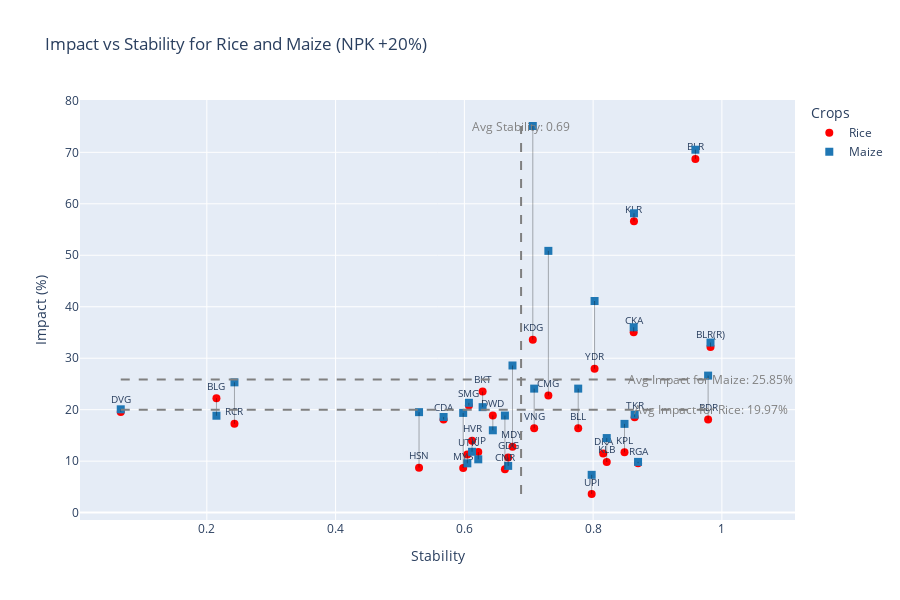

The notebook cell saved with this chart:
### Code cell
import plotly.graph_objects as go
import numpy as np
import pandas as pd

def Calculate_and_visualize_2D(Working_Directory, adj_matrix_np, crop1, crop2, perturbation, what, visualize=True):
    # Normalize capabilities for all three crops
    capability_1 = normalize_list(Working_Directory[f'{crop1[0].upper()} - {what} {perturbation}'])
    capability_2 = normalize_list(Working_Directory[f'{crop2[0].upper()} - {what} {perturbation}'])
    
    # Combine capabilities into a single DataFrame
    combined_df = pd.DataFrame({
        'node': Working_Directory['District'],
        'Capability_1': capability_1,
        'Capability_2': capability_2,
    })
    
    # Calculate stress and stability for the combined capabilities
    result_df = calculate_stress_stability(adj_matrix_np, combined_df)
    
    # Calculate impact for each crop
    impact1, impact_column1 = calculate_impact(Working_Directory, crop1, perturbation, what)
    impact2, impact_column2 = calculate_impact(Working_Directory, crop2, perturbation, what)
    
    # Naming conventions for stability and stress columns
    stability_column_name = f'Stability_{crop1[0].upper()}_{crop2[0].upper()}_{what}_{perturbation}'
    stress_column_name = f'Stress_{crop1[0].upper()}_{crop2[0].upper()}_{what}_{perturbation}'
    
    # Add impacts, stability, and stress to the Working_Directory DataFrame
    Working_Directory[impact_column1] = impact1
    Working_Directory[impact_column2] = impact2
    Working_Directory[stability_column_name] = result_df['stability']
    Working_Directory[stress_column_name] = result_df['stress']
    
    if visualize:
        # Prepare data for plotting
        plot_df = pd.DataFrame({
            'District': Working_Directory['District'],
            'Stability': result_df['stability'],
            f'{crop1}': impact1,
            f'{crop2}': impact2,
            'Abbreviation': Working_Directory['Abbreviation']
        })
        
        # Create the figure
        fig = go.Figure()

        # Define marker shapes and colors for each crop
        marker_shapes = {crop1: 'circle', crop2: 'square'}
        marker_colors = {crop1: 'red', crop2: '#1f77b4'}
        
        # Calculate average values
        avg_stability = result_df['stability'].mean()
        avg_impact1 = pd.concat([impact1]).mean()  # Combine impacts and calculate average
        avg_impact2 = pd.concat([impact2]).mean()
        
        # Calculate min and max values for impact columns
        min_impact = plot_df[[f'{crop1}', f'{crop2}']].min().min()
        max_impact = plot_df[[f'{crop1}', f'{crop2}']].max().max()

        # Add scatter plot for each crop's impact with custom hovertemplate and unique shape
        for i, crop in enumerate([crop1, crop2]):
            fig.add_trace(go.Scatter(
                x=plot_df['Stability'], 
                y=plot_df[crop], 
                mode='markers+text' if i == 0 else 'markers',  # Add text mode only for the first crop
                name=crop,
                text=plot_df['Abbreviation'],
                textfont=dict(size=10),
                textposition='top center',
                marker=dict(size=8, symbol=marker_shapes[crop], color=marker_colors[crop]),
                hovertemplate=(
                    '<b>District:</b> %{text}<br>' +
                    '<b>Stability:</b> %{x:.2f}<br>' +
                    f'<b>{crop} Impact:</b> ' + '%{y:.2f}%<br>'
                )
            ))

        # Add lines connecting points for each district
        for _, district in plot_df.iterrows():
            fig.add_trace(go.Scatter(
                x=[district['Stability']] * 2,
                y=[district[crop1], district[crop2]],
                mode='lines',
                line=dict(color='rgba(0,0,0,0.3)', width=1),
                hoverinfo='none',
                showlegend=False
            ))
            
        # Add average lines
        fig.add_shape(
            type='line',
            x0=min(result_df['stability']),
            x1=max(result_df['stability']),
            y0=avg_impact1,
            y1=avg_impact1,
            line=dict(color='grey', width=2, dash='dash')
        )
        fig.add_shape(
            type='line',
            x0=min(result_df['stability']),
            x1=max(result_df['stability']),
            y0=avg_impact2,
            y1=avg_impact2,
            line=dict(color='grey', width=2, dash='dash')
        )
        fig.add_shape(
            type='line',
            x0=avg_stability,
            x1=avg_stability,
            y0=min_impact,
            y1=max_impact,
            line=dict(color='grey', width=2, dash='dash')
        )
        
        # Add annotations for average lines
        fig.add_annotation(
            x=avg_stability,
            y=max_impact,
            text=f'Avg Stability: {avg_stability:.2f}',
            showarrow=False,
            font=dict(color='grey')
        )
        fig.add_annotation(
            x=max(result_df['stability']),
            y=avg_impact1,
            text=f'Avg Impact for {crop1}: {avg_impact1:.2f}%',
            showarrow=False,
            font=dict(color='grey')
        )
        
        fig.add_annotation(
            x=max(result_df['stability']),
            y=avg_impact2,
            text=f'Avg Impact for {crop2}: {avg_impact2:.2f}%',
            showarrow=False,
            font=dict(color='grey')
        )

        # Customize layout
        fig.update_layout(
            title=f'Impact vs Stability for {crop1} and {crop2} ({what} +{perturbation}%)',
            xaxis_title='Stability',
            yaxis_title='Impact (%)',
            width=900,
            height=600,
            legend_title_text='Crops',
            hovermode='closest'
        )
        
        # Show the 2D plot
        fig.show()

# Example usage
crop1 = 'Rice'
crop2 = 'Maize'
perturbation = 20
what = 'NPK'
Calculate_and_visualize_2D(Working_Directory, adj_matrix_np, crop1, crop2, perturbation, what)

### Figure 1 — Plotly figure (JSON) as saved in the notebook; plotly's stock layout.template omitted (floating-point values rounded to 4 significant figures)
{"data": [{"hovertemplate": "<b>District:</b> %{text}<br><b>Stability:</b> %{x:.2f}<br><b>Rice Impact:</b> %{y:.2f}%<br>", "marker": {"color": "red", "size": 8, "symbol": "circle"}, "mode": "markers+text", "name": "Rice", "text": ["BLR", "BLR(R)", "RGA", "CDA", "DVG", "KLR", "CKA", "SMG", "TKR", "CMG", "DKA", "UPI", "HSN", "KDG", "MDY", "MYS", "CNR", "BLG", "VJP", "BKT", "DWD", "GDG", "HVR", "UTK", "BLL", "BDR", "KLB", "YDR", "RCR", "KPL", "VNG"], "textfont": {"size": 10}, "textposition": "top center", "type": "scatter", "x": [0.9589, 0.9823, 0.8698, 0.5677, 0.06628, 0.8634, 0.863, 0.607, 0.8645, 0.7305, 0.8156, 0.7977, 0.5296, 0.7063, 0.6747, 0.5982, 0.663, 0.2149, 0.6216, 0.6283, 0.6442, 0.6681, 0.6119, 0.6046, 0.7768, 0.9786, 0.8211, 0.8022, 0.2429, 0.8487, 0.7084], "y": [68.72, 32.2, 9.598, 18.09, 19.56, 56.6, 35.06, 20.79, 18.55, 22.74, 11.48, 3.617, 8.728, 33.59, 12.78, 8.662, 8.431, 22.23, 11.76, 23.53, 18.89, 10.72, 13.95, 11.3, 16.37, 18.07, 9.838, 27.96, 17.26, 11.72, 16.37]}, {"hovertemplate": "<b>District:</b> %{text}<br><b>Stability:</b> %{x:.2f}<br><b>Maize Impact:</b> %{y:.2f}%<br>", "marker": {"color": "#1f77b4", "size": 8, "symbol": "square"}, "mode": "markers", "name": "Maize", "text": ["BLR", "BLR(R)", "RGA", "CDA", "DVG", "KLR", "CKA", "SMG", "TKR", "CMG", "DKA", "UPI", "HSN", "KDG", "MDY", "MYS", "CNR", "BLG", "VJP", "BKT", "DWD", "GDG", "HVR", "UTK", "BLL", "BDR", "KLB", "YDR", "RCR", "KPL", "VNG"], "textfont": {"size": 10}, "textposition": "top center", "type": "scatter", "x": [0.9589, 0.9823, 0.8698, 0.5677, 0.06628, 0.8634, 0.863, 0.607, 0.8645, 0.7305, 0.8156, 0.7977, 0.5296, 0.7063, 0.6747, 0.5982, 0.663, 0.2149, 0.6216, 0.6283, 0.6442, 0.6681, 0.6119, 0.6046, 0.7768, 0.9786, 0.8211, 0.8022, 0.2429, 0.8487, 0.7084], "y": [70.51, 33.05, 9.856, 18.58, 20.07, 58.16, 36.01, 21.34, 19.04, 50.86, null, 7.339, 19.52, 75.12, 28.59, 19.37, 18.86, 18.83, 10.35, 20.49, 16.0, 9.079, 11.82, 9.573, 24.09, 26.62, 14.49, 41.11, 25.31, 17.24, 24.09]}, {"hoverinfo": "none", "line": {"color": "rgba(0,0,0,0.3)", "width": 1}, "mode": "lines", "showlegend": false, "type": "scatter", "x": [0.9589, 0.9589], "y": [68.72, 70.51]}, {"hoverinfo": "none", "line": {"color": "rgba(0,0,0,0.3)", "width": 1}, "mode": "lines", "showlegend": false, "type": "scatter", "x": [0.9823, 0.9823], "y": [32.2, 33.05]}, {"hoverinfo": "none", "line": {"color": "rgba(0,0,0,0.3)", "width": 1}, "mode": "lines", "showlegend": false, "type": "scatter", "x": [0.8698, 0.8698], "y": [9.598, 9.856]}, {"hoverinfo": "none", "line": {"color": "rgba(0,0,0,0.3)", "width": 1}, "mode": "lines", "showlegend": false, "type": "scatter", "x": [0.5677, 0.5677], "y": [18.09, 18.58]}, {"hoverinfo": "none", "line": {"color": "rgba(0,0,0,0.3)", "width": 1}, "mode": "lines", "showlegend": false, "type": "scatter", "x": [0.06628, 0.06628], "y": [19.56, 20.07]}, {"hoverinfo": "none", "line": {"color": "rgba(0,0,0,0.3)", "width": 1}, "mode": "lines", "showlegend": false, "type": "scatter", "x": [0.8634, 0.8634], "y": [56.6, 58.16]}, {"hoverinfo": "none", "line": {"color": "rgba(0,0,0,0.3)", "width": 1}, "mode": "lines", "showlegend": false, "type": "scatter", "x": [0.863, 0.863], "y": [35.06, 36.01]}, {"hoverinfo": "none", "line": {"color": "rgba(0,0,0,0.3)", "width": 1}, "mode": "lines", "showlegend": false, "type": "scatter", "x": [0.607, 0.607], "y": [20.79, 21.34]}, {"hoverinfo": "none", "line": {"color": "rgba(0,0,0,0.3)", "width": 1}, "mode": "lines", "showlegend": false, "type": "scatter", "x": [0.8645, 0.8645], "y": [18.55, 19.04]}, {"hoverinfo": "none", "line": {"color": "rgba(0,0,0,0.3)", "width": 1}, "mode": "lines", "showlegend": false, "type": "scatter", "x": [0.7305, 0.7305], "y": [22.74, 50.86]}, {"hoverinfo": "none", "line": {"color": "rgba(0,0,0,0.3)", "width": 1}, "mode": "lines", "showlegend": false, "type": "scatter", "x": [0.8156, 0.8156], "y": [11.48, null]}, {"hoverinfo": "none", "line": {"color": "rgba(0,0,0,0.3)", "width": 1}, "mode": "lines", "showlegend": false, "type": "scatter", "x": [0.7977, 0.7977], "y": [3.617, 7.339]}, {"hoverinfo": "none", "line": {"color": "rgba(0,0,0,0.3)", "width": 1}, "mode": "lines", "showlegend": false, "type": "scatter", "x": [0.5296, 0.5296], "y": [8.728, 19.52]}, {"hoverinfo": "none", "line": {"color": "rgba(0,0,0,0.3)", "width": 1}, "mode": "lines", "showlegend": false, "type": "scatter", "x": [0.7063, 0.7063], "y": [33.59, 75.12]}, {"hoverinfo": "none", "line": {"color": "rgba(0,0,0,0.3)", "width": 1}, "mode": "lines", "showlegend": false, "type": "scatter", "x": [0.6747, 0.6747], "y": [12.78, 28.59]}, {"hoverinfo": "none", "line": {"color": "rgba(0,0,0,0.3)", "width": 1}, "mode": "lines", "showlegend": false, "type": "scatter", "x": [0.5982, 0.5982], "y": [8.662, 19.37]}, {"hoverinfo": "none", "line": {"color": "rgba(0,0,0,0.3)", "width": 1}, "mode": "lines", "showlegend": false, "type": "scatter", "x": [0.663, 0.663], "y": [8.431, 18.86]}, {"hoverinfo": "none", "line": {"color": "rgba(0,0,0,0.3)", "width": 1}, "mode": "lines", "showlegend": false, "type": "scatter", "x": [0.2149, 0.2149], "y": [22.23, 18.83]}, {"hoverinfo": "none", "line": {"color": "rgba(0,0,0,0.3)", "width": 1}, "mode": "lines", "showlegend": false, "type": "scatter", "x": [0.6216, 0.6216], "y": [11.76, 10.35]}, {"hoverinfo": "none", "line": {"color": "rgba(0,0,0,0.3)", "width": 1}, "mode": "lines", "showlegend": false, "type": "scatter", "x": [0.6283, 0.6283], "y": [23.53, 20.49]}, {"hoverinfo": "none", "line": {"color": "rgba(0,0,0,0.3)", "width": 1}, "mode": "lines", "showlegend": false, "type": "scatter", "x": [0.6442, 0.6442], "y": [18.89, 16.0]}, {"hoverinfo": "none", "line": {"color": "rgba(0,0,0,0.3)", "width": 1}, "mode": "lines", "showlegend": false, "type": "scatter", "x": [0.6681, 0.6681], "y": [10.72, 9.079]}, {"hoverinfo": "none", "line": {"color": "rgba(0,0,0,0.3)", "width": 1}, "mode": "lines", "showlegend": false, "type": "scatter", "x": [0.6119, 0.6119], "y": [13.95, 11.82]}, {"hoverinfo": "none", "line": {"color": "rgba(0,0,0,0.3)", "width": 1}, "mode": "lines", "showlegend": false, "type": "scatter", "x": [0.6046, 0.6046], "y": [11.3, 9.573]}, {"hoverinfo": "none", "line": {"color": "rgba(0,0,0,0.3)", "width": 1}, "mode": "lines", "showlegend": false, "type": "scatter", "x": [0.7768, 0.7768], "y": [16.37, 24.09]}, {"hoverinfo": "none", "line": {"color": "rgba(0,0,0,0.3)", "width": 1}, "mode": "lines", "showlegend": false, "type": "scatter", "x": [0.9786, 0.9786], "y": [18.07, 26.62]}, {"hoverinfo": "none", "line": {"color": "rgba(0,0,0,0.3)", "width": 1}, "mode": "lines", "showlegend": false, "type": "scatter", "x": [0.8211, 0.8211], "y": [9.838, 14.49]}, {"hoverinfo": "none", "line": {"color": "rgba(0,0,0,0.3)", "width": 1}, "mode": "lines", "showlegend": false, "type": "scatter", "x": [0.8022, 0.8022], "y": [27.96, 41.11]}, {"hoverinfo": "none", "line": {"color": "rgba(0,0,0,0.3)", "width": 1}, "mode": "lines", "showlegend": false, "type": "scatter", "x": [0.2429, 0.2429], "y": [17.26, 25.31]}, {"hoverinfo": "none", "line": {"color": "rgba(0,0,0,0.3)", "width": 1}, "mode": "lines", "showlegend": false, "type": "scatter", "x": [0.8487, 0.8487], "y": [11.72, 17.24]}, {"hoverinfo": "none", "line": {"color": "rgba(0,0,0,0.3)", "width": 1}, "mode": "lines", "showlegend": false, "type": "scatter", "x": [0.7084, 0.7084], "y": [16.37, 24.09]}], "layout": {"annotations": [{"font": {"color": "grey"}, "showarrow": false, "text": "Avg Stability: 0.69", "x": 0.6881, "y": 75.12}, {"font": {"color": "grey"}, "showarrow": false, "text": "Avg Impact for Rice: 19.97%", "x": 0.9823, "y": 19.97}, {"font": {"color": "grey"}, "showarrow": false, "text": "Avg Impact for Maize: 25.85%", "x": 0.9823, "y": 25.85}], "height": 600, "hovermode": "closest", "legend": {"title": {"text": "Crops"}}, "shapes": [{"line": {"color": "grey", "dash": "dash", "width": 2}, "type": "line", "x0": 0.06628, "x1": 0.9823, "y0": 19.97, "y1": 19.97}, {"line": {"color": "grey", "dash": "dash", "width": 2}, "type": "line", "x0": 0.06628, "x1": 0.9823, "y0": 25.85, "y1": 25.85}, {"line": {"color": "grey", "dash": "dash", "width": 2}, "type": "line", "x0": 0.6881, "x1": 0.6881, "y0": 3.617, "y1": 75.12}], "title": {"text": "Impact vs Stability for Rice and Maize (NPK +20%)"}, "width": 900, "xaxis": {"title": {"text": "Stability"}}, "yaxis": {"title": {"text": "Impact (%)"}}}}
